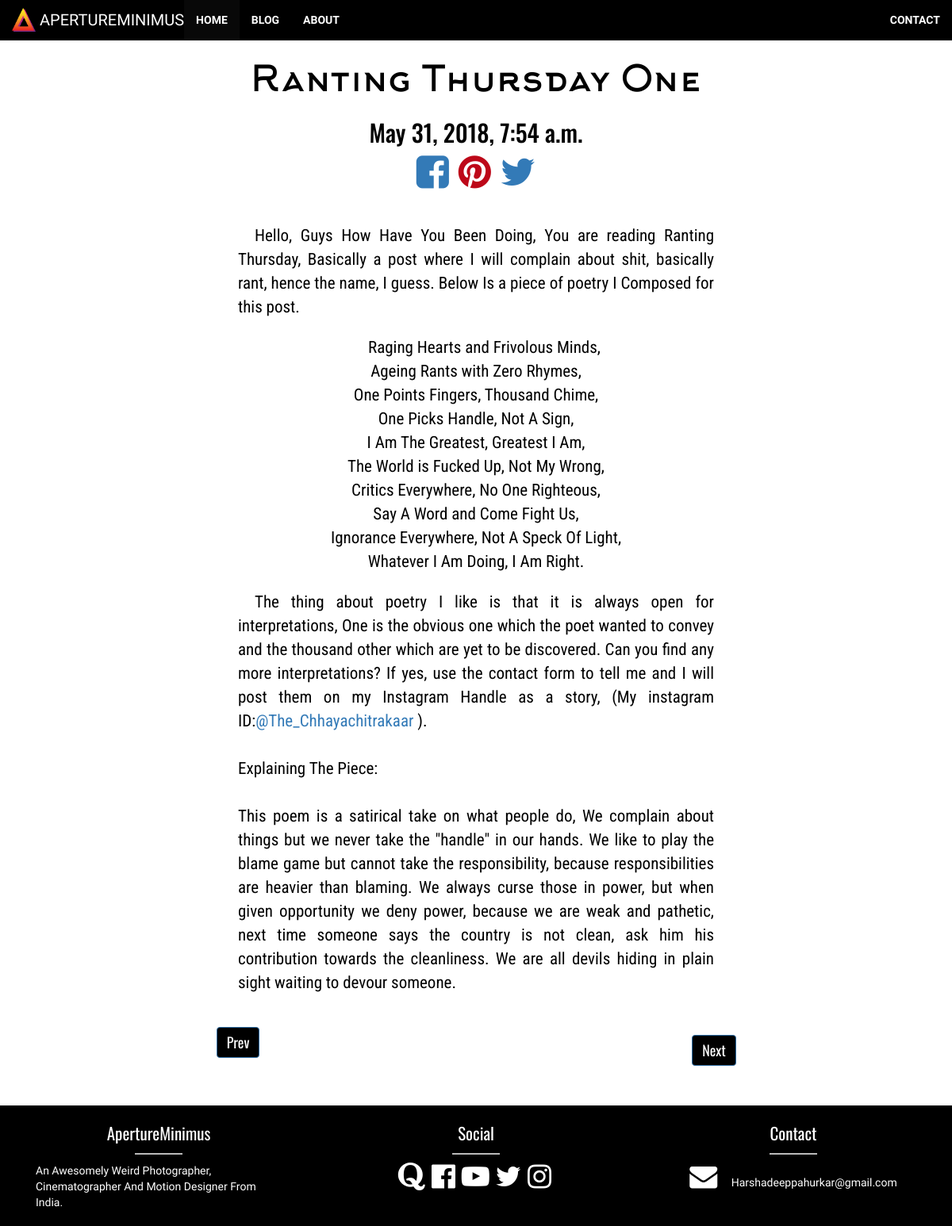
The app's page /articles/Ranting-Thursday-One/ with its own data.
### articles/models.py (models this page shows, shortened)
class Articles(models.Model):
    title = models.CharField(max_length=100)
    body = models.TextField()
    slug = models.SlugField(null=True)
    date = models.DateTimeField(auto_now_add=True)
    thumb = models.ImageField(default='skate.jpg',blank=True)
    img0 = models.ImageField(default='default.png', blank=True)
    img0cap = models.CharField(max_length=500, default='caption')
    img1 = models.ImageField(default = 'default.png',blank=True)
    img1cap = models.CharField(max_length=500, default='caption')
    img2 = models.ImageField(default='default.png', blank=True)
    img2cap = models.CharField(max_length=500,default='caption')
    img3 = models.ImageField(default='default.png', blank=True)
    img3cap = models.CharField(max_length=500,default='caption')
    img4 = models.ImageField(default='default.png', blank=True)
    img4cap = models.CharField(max_length=500,default='caption')
    img5 = models.ImageField(default='default.png', blank=True)
    img5cap = models.CharField(max_length=500,default='caption')
    img6 = models.ImageField(default='default.png', blank=True)
    img6cap = models.CharField(max_length=500,default='caption')
    img7 = models.ImageField(default='default.png', blank=True)
    img7cap = models.CharField(max_length=500,default='caption')
    img8 = models.ImageField(default='default.png', blank=True)
    img8cap = models.CharField(max_length=500,default='caption')
    img9 = models.ImageField(default='default.png', blank=True)
    img9cap = models.CharField(max_length=500,default='caption')

### articles/views.py (the view)
# urls.py: url(r'^(?P<slug>[\w-]+)/$',views.article_detail,name='detail'),
def article_detail(request,slug):
    art1 = Articles.objects.get(slug=slug)
    body = art1.body
    di = ['img0','img1','img2','img3','img4','img5','img6','img7','img8','img9']
    for i in di:
        a = body.find('!! '+i+" !!")
        if(a!=-1):
            b = getattr(art1,i).url
            c =  getattr(art1, i+'cap')
            if(body[a+11:a+14]=="por"):
                body = body[:a] + "</p><div class='text-center ' style='margin-left:50px;margin-right:50px;margin-top:1em;margin-bottom:1em;'><img src=" + "'" +b+"'"+" class='img-fluid sizer-por' style='margin: 5 auto;'/><div class='text-center cap'><br><i>"+c+"</i></div></div><p>"+body[a+15:len(body)]
            else:
                body = body[:a] + "</p><div class='text-center ' style='margin-left:50px;margin-right:50px;margin-top:1em;margin-bottom:1em;'><img src=" + "'" +b+"'"+" class='img-fluid sizer ' style='margin: 5 auto;'/><div class='text-center cap'><br><i>"+c+"</i></div></div><p>"+body[a+10:len(body)]
        else:
            pass
    rev_url = reverse('articles:detail',kwargs={'slug': art1.slug})
    homeurl = 'www.apertureminimus.tk'
    Allobj = Articles.objects.all()
    for i in range(len(Allobj)):
        if(Allobj[i].slug == art1.slug):
            currentpos = i
            if(i == len(Allobj)-1):
                prevobj = Allobj[i-1].slug
                nextobj = prevobj
            elif(i == 0):
                nextobj = Allobj[i+1].slug
                prevobj = nextobj
            else:
                nextobj = Allobj[i+1].slug
                prevobj = Allobj[i-1].slug
    return render(request, 'articles/article_detail.html',{'art1':art1,'final':body,'rev':homeurl+rev_url,'next':nextobj,'prev':prevobj})

### articles/templates/articles/article_detail.html (shortened to what this page needs)
{% extends 'base.html' %}
{% block content %}
    <div class="art1" style="background:  white;width: 100%;">
        <br>
        <h1  class='text-center font-fam'>{{art1.title|title}}</h1>
        <h3  class="text-center">{{art1.date}}</h3>
        <div class='text-center'>
            <a href="https://www.facebook.com/sharer/sharer.php?u={{rev}}" target="_blank"><i class="fa fa-facebook-square"></i></a>
            <a href='https://pinterest.com/pin/create/button/?url={{rev}}&description=Check out this cool article'><i class="fa fa-pinterest" style="color:#bd0819;"></i></a>
            <a href="https://twitter.com/intent/tweet?hashtags=ApertureMinimusPhotography&text=Check out this cool article at {{rev}}"> <i class="fa fa-twitter" ></i></a>
        </div>
        <br>
        <p  >{{final|safe}}</p>
        <br>
        <div class="container-fluid">
        <div class = 'row text-center' >
        <div class = 'col-md-6'><a href= "{% url 'articles:detail' slug=prev %}"><button class="btn btn-primary" style="background-color:black;font-family: 'Oswald';font-size:18px;">Prev</button></a></div>
        <div class='col-md-6'><a href = "{% url 'articles:detail' slug=next %}"><button class="btn btn-primary" style="background-color:black;margin:10px;font-family: 'Oswald';font-size: 18px;">Next</button></a></div>
        </div>
        </div>
    </div>
{% endblock %}

### aperturebase/static/base.css (style rules this page uses)
html,body { background: white; height: 100%; margin: 0; }

### records on screen
Articles: title "Ranting Thursday One", date "May 31, 2018, 7:54 a.m.", body "Hello, Guys How Have You Been Doing, You are reading Ranting Thursday, Basically a post where I will complain about shit, basically rant, hence the name, I guess. Below Is a piece of poetry I Composed for this post. Raging Hearts and Frivolous Minds, Ageing Rants with Zero Rhymes, One Points Fingers, Thousand Chime, One Picks Handle, Not A Sign, I Am The Greatest, Greatest I Am, The World is Fucked Up, Not My Wrong, Critics Everywhere, No One Righteous, Say A Word and Come Fight Us, Ignorance Everywhere, Not A Speck Of Light, Whatever I Am Doing, I Am Right. The thing about poetry I like is that it is always open for interpretations, One is the obvious one which the poet wanted to convey…"
